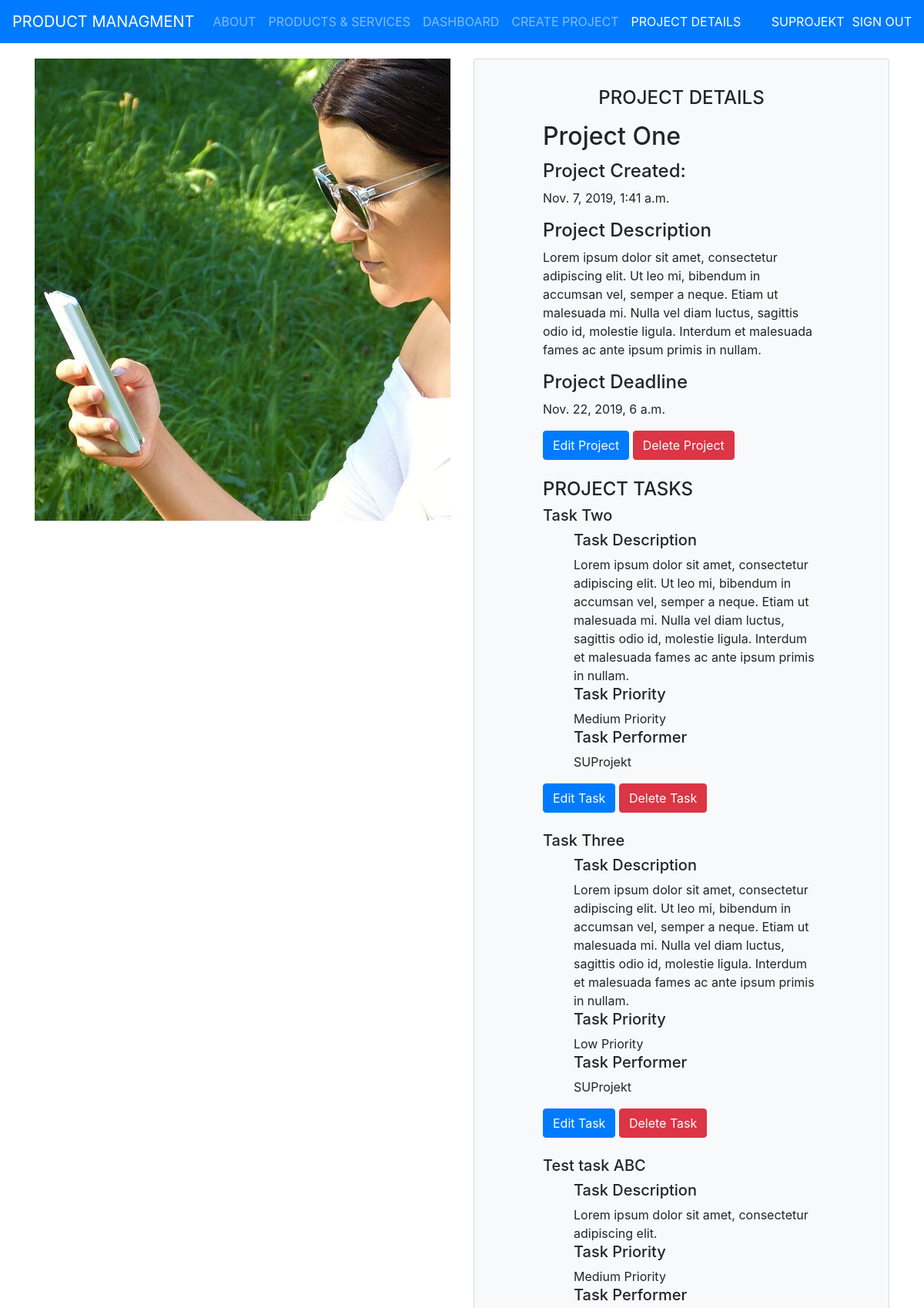
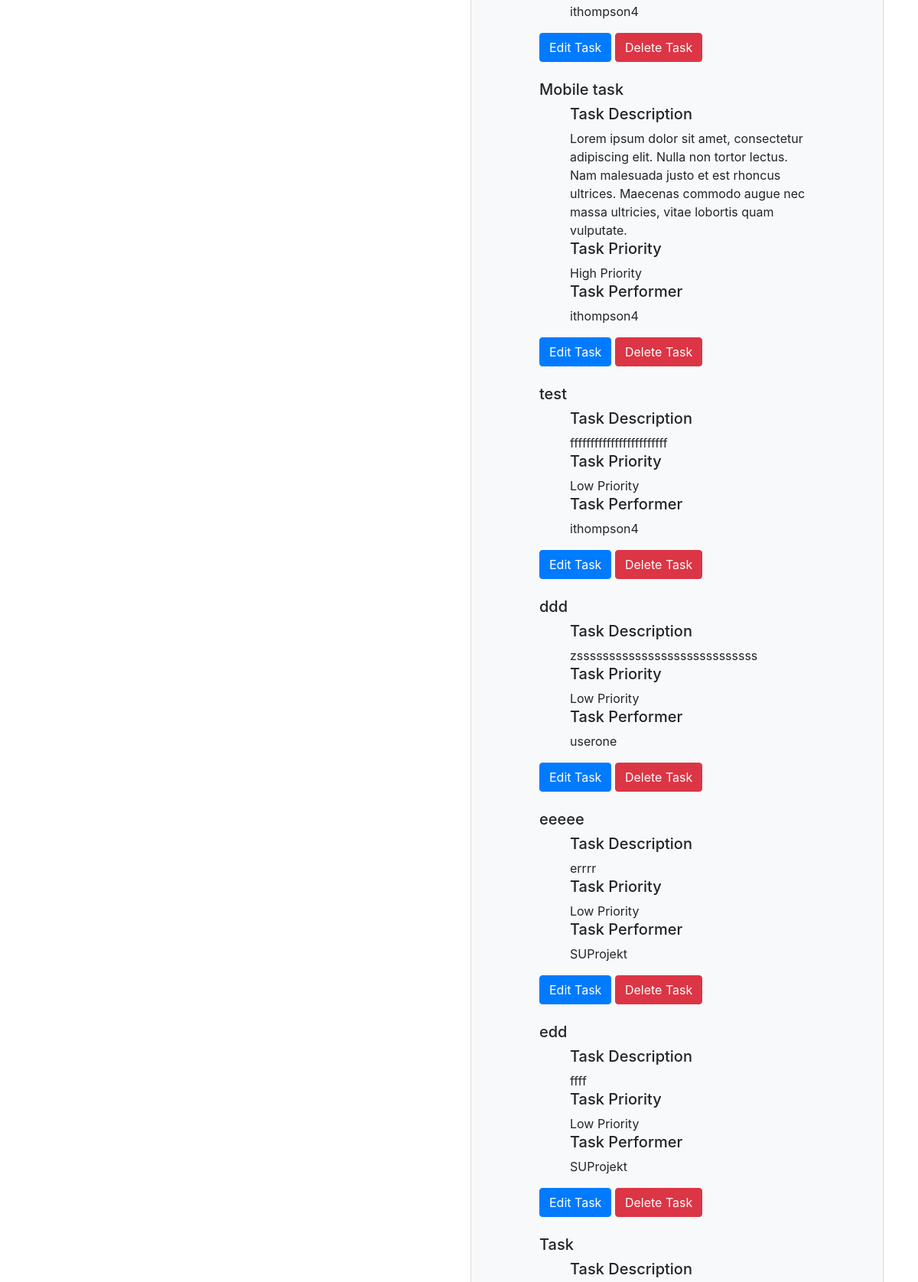
Screenshot of /project_manager/project/1 (signed in, upper part) with the database file from the repository (2 pictures, top to bottom).
### project_manager/models.py (models this page shows, shortened)
class Project(models.Model):
    projectname = models.CharField("Project Name", max_length=200)
    projdesc = models.CharField("Project Description", max_length=500)
    projectid = models.AutoField(primary_key=True)
    projstatus = models.BooleanField("Project Status", default=False)
    project_deadline = models.DateTimeField(
        auto_now=False, auto_now_add=False, null=False)
    proj_created_at = models.DateTimeField(auto_now_add=True)

class Task(models.Model):
    taskid = models.AutoField(primary_key=True)
    task_name = models.CharField(max_length=128)
    task_description = models.TextField(max_length=256)
    TASK_PRIORITY = (
        (1, 'Low Priority'),
        (2, 'Medium Priority'),
        (3, 'High Priority')
    )
    task_priority = models.PositiveIntegerField("Task Priority",
        choices=TASK_PRIORITY, default=1)
    task_performer = models.ForeignKey(User,default=1, on_delete=models.CASCADE)
    project = models.ForeignKey(Project, on_delete=models.CASCADE, default=1, related_name='project_tasks')

### project_manager/views.py (the view)
# urls.py: path('project/<int:pk>', views.project_details, name='project-detail'),
@login_required
def project_details(request, pk):
	template_name ="project_detail.html"
	obj = get_object_or_404(Project, projectid=pk)
	context = {}
	tasks = Task.objects.filter(project__projectid=pk)
	if obj is not None:
		context['project'] = obj
		context['tasks'] = tasks
	return render(request, template_name, context)

### project_manager/templates/project_detail.html (shortened to what this page needs)
{% load static %}
{% load crispy_forms_tags %}
<!DOCTYPE html>
<html lang="en">
  <head>
    <link rel="stylesheet" href="https://stackpath.bootstrapcdn.com/bootstrap/4.3.1/css/bootstrap.min.css">
    <link rel="stylesheet" href="https://maxcdn.bootstrapcdn.com/font-awesome/4.7.0/css/font-awesome.min.css">
  </head>
  <body>
    <header>
      <nav class="navbar navbar-expand-lg navbar-dark bg-primary" style="text-transform: uppercase;">
        <a class="navbar-brand" href="#">Product Managment</a>
        <div class="collapse navbar-collapse" id="navbarSupportedContent">
          <ul class="navbar-nav mr-auto">
            <li class="nav-item">
              <a class="nav-link" href="{% url 'index' %}">About</a>
            </li>
            <li class="nav-item">
              <a class="nav-link" href="#">Products & Services</a>
            </li>
            <li class="nav-item">
              <a class="nav-link" href="{% url 'dashboard' %}">Dashboard</a>
            </li>
            <li class="nav-item">
              <a class="nav-link" href="{% url 'project-create' %}">Create Project</a>
            </li>
            <li class="nav-item active">
                <a class="nav-link">Project Details</a>
              </li>
          </ul>
          {% if user.is_authenticated %}
          <span class="navbar-text" style="padding-right: 10px;">
            <a href="{% url 'profile' %}">{{ user.get_username }}</a>
          </span>
          <span class="navbar-text">
            <a href="{% url 'logout'%}?next={{request.path}}">Sign out</a>
          </span>
          {% endif %}
        </div>
      </nav>
    </header>
    <div class="container">
      <div class="row" style="margin-top: 20px;">
        <div class="col-12 col-md-6 cl-xl-6">
          <div>
            <div id="myCarousel" class="carousel slide" data-ride="carousel">
              <div class="carousel-inner">
                <div class="carousel-item active">
                  <img src="{% static 'img/gallery/gallery-5.jpg' %}" alt="First Slide">
                </div>
              </div>
            </div>
          </div>
        </div>
        <div class="col-12 col-md-6 col-xl-6">
          <div class="card bg-light">
            <article class="card-body mx-auto" style="max-width: 400px;">
              <h4 class="card-title mt-3 text-center">PROJECT DETAILS</h4>
              <h2 class="card-title mt-3">{{ project.projectname }}</h2>
              <h4>Project Created: </h4>
              <p>{{ project.proj_created_at }}</p>
              <h4>Project Description</h4>
              <p>{{ project.projdesc }}</p>
              <h4>Project Deadline</h4>
              <p>{{ project.project_deadline }}</p>
              <a href="{% url 'project-update' project.projectid %}">
                <button type="button" class="btn btn-primary">Edit Project</button>
              </a>
              <a href="bannerformodal" data-toggle="modal" data-target="#projectModal">
                <button type="button" class="btn btn-danger">Delete Project</button>
              </a>
              <div>&nbsp;</div>
              <div>
                <h4>PROJECT TASKS</h4>
                {% for task in tasks %}
                <h5 class="w3-green">{{ task.task_name}} </h5>
                <ul>
                  <h5>Task Description</h5>
                  {{ task.task_description }}
                  <h5>Task Priority</h5>
                  {{ task.get_task_priority_display }}
                   <h5>Task Performer</h5>
                  {{ task.task_performer }}
                </ul>
                <a href="{% url 'project-update-second' project.projectid %}">
                  <button type="button" class="btn btn-primary">Edit Task</button>
                </a>
                <a href="bannerformodal" data-toggle="modal" data-target="#taskModal">
                  <button type="button" class="btn btn-danger">Delete Task</button>
                </a>
                <div>&nbsp;</div>
                {% endfor %}
              </div>
            </article>
          </div>
        </div>
      </div>
    </div>
  </body>
</html>

### project_manager/templates/project_detail.html (style rules this page uses)
.carousel-item { text-align: center; min-height: 280px; }

### rows the page displays
Project: projectname "Project One", proj_created_at "Nov. 7, 2019, 1:41 a.m.", projdesc "Lorem ipsum dolor sit amet, consectetur adipiscing elit. Ut leo mi, bibendum in accumsan vel, semper a neque. Etiam ut malesuada mi. Nulla vel diam luctus, sagittis odio id, molestie ligula. Interdum et malesuada fames ac ante ipsum primis in nullam.", project_deadline "Nov. 22, 2019, 6 a.m."
Task: task_name "Task Two", task_description "Lorem ipsum dolor sit amet, consectetur adipiscing elit. Ut leo mi, bibendum in accumsan vel, semper a neque. Etiam ut malesuada mi. Nulla vel diam luctus, sagittis odio id, molestie ligula. Interdum et malesuada fames ac ante ipsum primis in nullam.", task_priority "Medium Priority", task_performer "SUProjekt"
Task: task_name "Task Three", task_description "Lorem ipsum dolor sit amet, consectetur adipiscing elit. Ut leo mi, bibendum in accumsan vel, semper a neque. Etiam ut malesuada mi. Nulla vel diam luctus, sagittis odio id, molestie ligula. Interdum et malesuada fames ac ante ipsum primis in nullam.", task_priority "Low Priority", task_performer "SUProjekt"
Task: task_name "Test task ABC", task_description "Lorem ipsum dolor sit amet, consectetur adipiscing elit.", task_priority "Medium Priority", task_performer "ithompson4"
Task: task_name "Mobile task", task_description "Lorem ipsum dolor sit amet, consectetur adipiscing elit. Nulla non tortor lectus. Nam malesuada justo et est rhoncus ultrices. Maecenas commodo augue nec massa ultricies, vitae lobortis quam vulputate.", task_priority "High Priority", task_performer "ithompson4"
Task: task_name "test", task_description "ffffffffffffffffffffffff", task_priority "Low Priority", task_performer "ithompson4"
Task: task_name "ddd", task_description "zssssssssssssssssssssssssssss", task_priority "Low Priority", task_performer "userone"
Task: task_name "eeeee", task_description "errrr", task_priority "Low Priority", task_performer "SUProjekt"
Task: task_name "edd", task_description "ffff", task_priority "Low Priority", task_performer "SUProjekt"
Task: task_name "Task"

### other values shown
{{ user.get_username }} "SUPROJEKT"
